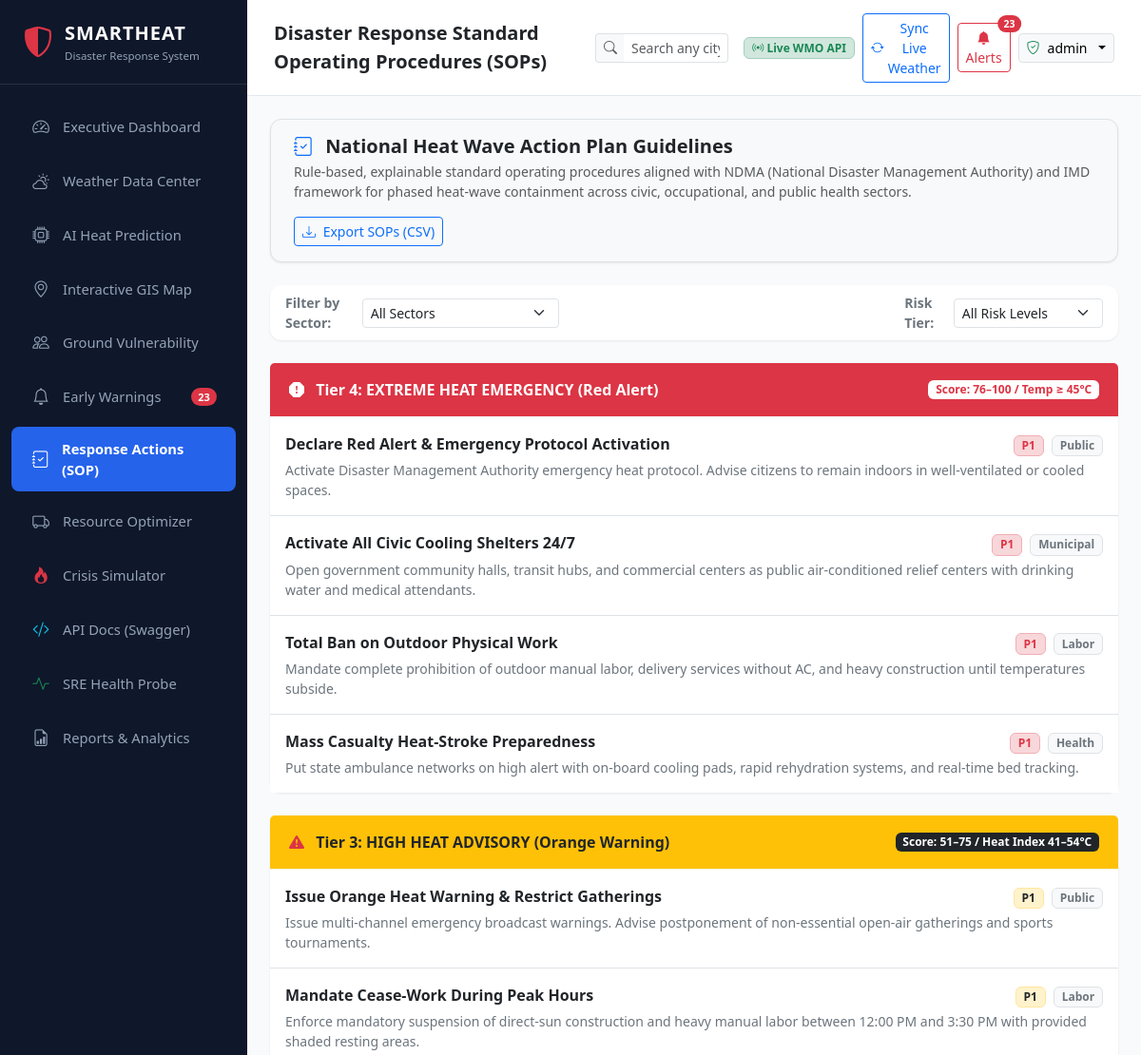
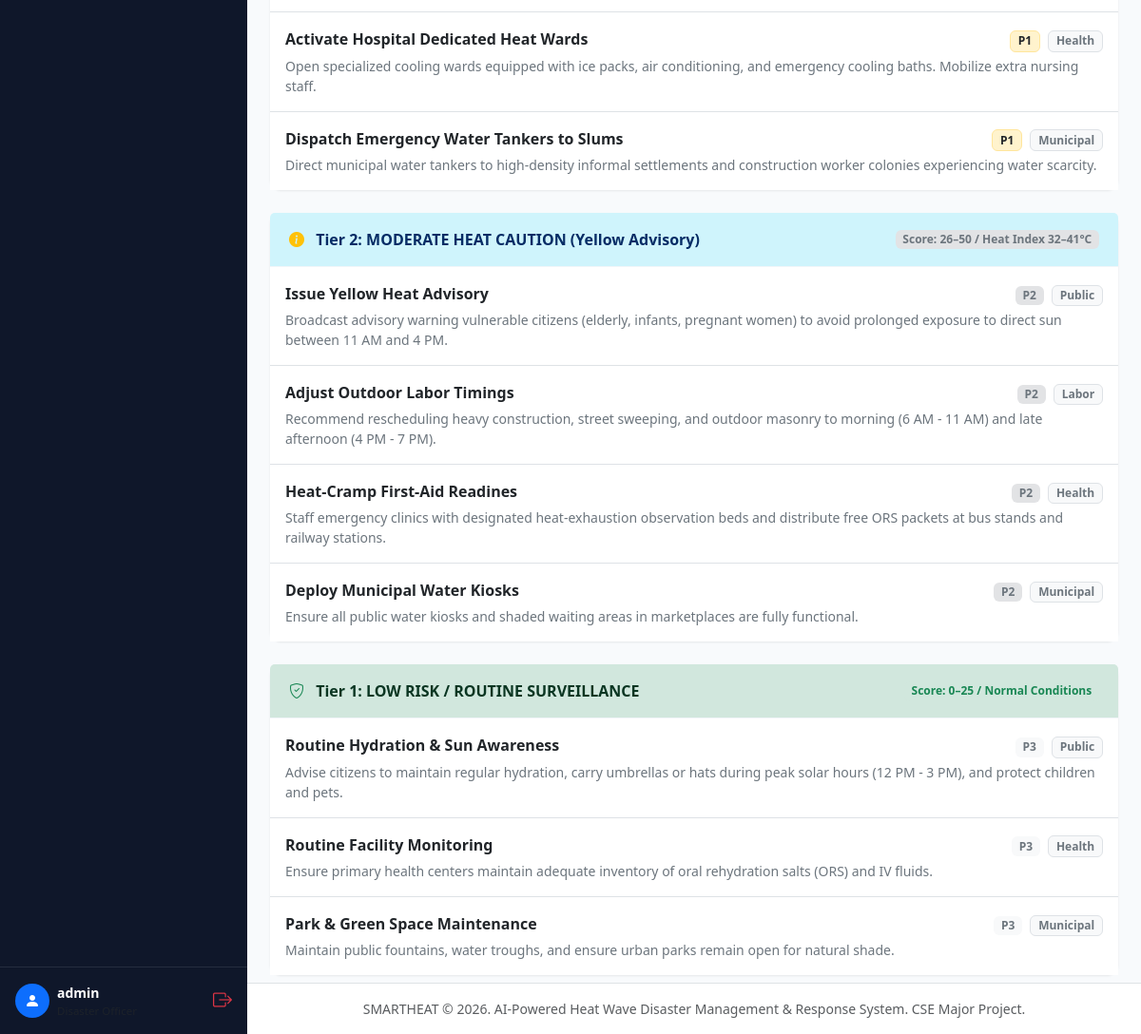
Page /recommendations/ (signed in) on the committed database (2 pictures, top to bottom).
### database/models.py (models this page shows, shortened)
class ResponseRecommendation(db.Model):
    __tablename__ = 'response_recommendations'
    id = db.Column(db.Integer, primary_key=True)
    risk_level = db.Column(db.String(20), nullable=False, index=True) # LOW, MODERATE, HIGH, EXTREME
    title = db.Column(db.String(150), nullable=False)
    description = db.Column(db.Text, nullable=False)
    target_sector = db.Column(db.String(50), nullable=False) # Health, Labor, Public, Municipal
    priority = db.Column(db.String(20), nullable=False)      # P1 (Immediate), P2 (Urgent), P3 (Routine)

### routes/recommendation_routes.py (the view)
@recommendation_bp.route('/')
@login_required
def index():
    sector_filter = request.args.get('sector', 'all')
    level_filter = request.args.get('level', 'all')
    query = ResponseRecommendation.query
    if sector_filter != 'all':
        query = query.filter(ResponseRecommendation.target_sector == sector_filter.capitalize())
    if level_filter != 'all':
        query = query.filter(ResponseRecommendation.risk_level == level_filter.upper())
    sops = query.order_by(ResponseRecommendation.risk_level.asc(), ResponseRecommendation.priority.asc()).all()
    grouped = {'LOW': [], 'MODERATE': [], 'HIGH': [], 'EXTREME': []}
    for item in sops:
        if item.risk_level in grouped:
            grouped[item.risk_level].append(item)
    return render_template(
        'recommendations.html',
        grouped_sops=grouped,
        total_sops=len(sops),
        selected_sector=sector_filter,
        selected_level=level_filter
    )

### routes/auth_routes.py (called while the page is built)
def login_required(f):
    @wraps(f)
    def decorated_function(*args, **kwargs):
        if 'user_id' not in session:
            flash('Please log in to access the command portal.', 'warning')
            return redirect(url_for('auth.login', next=request.url))
        return f(*args, **kwargs)
    return decorated_function

### templates/recommendations.html (shortened to what this page needs)
{% extends 'base.html' %}
{% block page_title %}Disaster Response Standard Operating Procedures (SOPs){% endblock %}
{% block content %}
<div class="card mb-4 bg-light border">
  <div class="card-body py-3 px-4">
    <div class="d-flex flex-wrap justify-content-between align-items-center gap-3">
      <div>
        <h5 class="fw-bold text-dark mb-1"><i class="bi bi-journal-check text-primary me-2"></i> National Heat Wave Action Plan Guidelines</h5>
        <p class="text-muted small mb-0">
          Rule-based, explainable standard operating procedures aligned with NDMA (National Disaster Management Authority) and IMD framework for phased heat-wave containment across civic, occupational, and public health sectors.
        </p>
      </div>
      <div class="d-flex gap-2">
        <a href="{{ url_for('reports.export_csv', report_type='recommendations') }}" class="btn btn-sm btn-outline-primary">
          <i class="bi bi-download me-1"></i> Export SOPs (CSV)
        </a>
      </div>
    </div>
  </div>
</div>
<div class="card mb-4">
  <div class="card-body py-2 px-3">
    <form method="GET" action="{{ url_for('recommendations.index') }}" class="d-flex flex-wrap align-items-center justify-content-between gap-3">
      <div class="d-flex align-items-center gap-2">
        <span class="small fw-semibold text-secondary">Filter by Sector:</span>
        <select name="sector" class="form-select form-select-sm" onchange="this.form.submit()">
          <option value="all" {% if selected_sector == 'all' %}selected{% endif %}>All Sectors</option>
        </select>
      </div>
      <div class="d-flex align-items-center gap-2">
        <span class="small fw-semibold text-secondary">Risk Tier:</span>
        <select name="level" class="form-select form-select-sm" onchange="this.form.submit()">
          <option value="all" {% if selected_level == 'all' %}selected{% endif %}>All Risk Levels</option>
        </select>
      </div>
    </form>
  </div>
</div>
<div class="row g-4">
  {% if grouped_sops['EXTREME'] %}
  <div class="col-12">
    <div class="card border-danger mb-0">
      <div class="card-header bg-danger text-white d-flex justify-content-between align-items-center">
        <span class="fw-bold"><i class="bi bi-exclamation-octagon-fill me-2"></i> Tier 4: EXTREME HEAT EMERGENCY (Red Alert)</span>
        <span class="badge bg-white text-danger">Score: 76–100 / Temp ≥ 45°C</span>
      </div>
      <div class="card-body p-0">
        <div class="list-group list-group-flush">
          {% for sop in grouped_sops['EXTREME'] %}
          <div class="list-group-item p-3">
            <div class="d-flex w-100 justify-content-between align-items-center mb-1">
              <h6 class="mb-0 fw-bold text-dark">{{ sop.title }}</h6>
              <div>
                <span class="badge bg-danger-subtle text-danger border border-danger-subtle me-1">{{ sop.priority }}</span>
                <span class="badge bg-light text-secondary border">{{ sop.target_sector }}</span>
              </div>
            </div>
            <p class="text-secondary small mb-0">{{ sop.description }}</p>
          </div>
          {% endfor %}
        </div>
      </div>
    </div>
  </div>
  {% endif %}
  {% if grouped_sops['HIGH'] %}
  <div class="col-12">
    <div class="card border-warning mb-0">
      <div class="card-header bg-warning text-dark d-flex justify-content-between align-items-center">
        <span class="fw-bold"><i class="bi bi-exclamation-triangle-fill me-2 text-danger"></i> Tier 3: HIGH HEAT ADVISORY (Orange Warning)</span>
        <span class="badge bg-dark text-white">Score: 51–75 / Heat Index 41–54°C</span>
      </div>
      <div class="card-body p-0">
        <div class="list-group list-group-flush">
          {% for sop in grouped_sops['HIGH'] %}
          <div class="list-group-item p-3">
            <div class="d-flex w-100 justify-content-between align-items-center mb-1">
              <h6 class="mb-0 fw-bold text-dark">{{ sop.title }}</h6>
              <div>
                <span class="badge bg-warning-subtle text-dark border border-warning-subtle me-1">{{ sop.priority }}</span>
                <span class="badge bg-light text-secondary border">{{ sop.target_sector }}</span>
              </div>
            </div>
            <p class="text-secondary small mb-0">{{ sop.description }}</p>
          </div>
          {% endfor %}
        </div>
      </div>
    </div>
  </div>
  {% endif %}
  {% if grouped_sops['MODERATE'] %}
  <div class="col-12">
    <div class="card border-info mb-0">
      <div class="card-header bg-info-subtle text-primary-emphasis d-flex justify-content-between align-items-center">
        <span class="fw-bold"><i class="bi bi-info-circle-fill me-2 text-warning"></i> Tier 2: MODERATE HEAT CAUTION (Yellow Advisory)</span>
        <span class="badge bg-secondary-subtle text-secondary">Score: 26–50 / Heat Index 32–41°C</span>
      </div>
      <div class="card-body p-0">
        <div class="list-group list-group-flush">
          {% for sop in grouped_sops['MODERATE'] %}
          <div class="list-group-item p-3">
            <div class="d-flex w-100 justify-content-between align-items-center mb-1">
              <h6 class="mb-0 fw-bold text-dark">{{ sop.title }}</h6>
              <div>
                <span class="badge bg-secondary-subtle text-secondary me-1">{{ sop.priority }}</span>
                <span class="badge bg-light text-secondary border">{{ sop.target_sector }}</span>
              </div>
            </div>
            <p class="text-secondary small mb-0">{{ sop.description }}</p>
          </div>
          {% endfor %}
        </div>
      </div>
    </div>
  </div>
  {% endif %}
  {% if grouped_sops['LOW'] %}
  <div class="col-12">
    <div class="card border-success mb-0">
      <div class="card-header bg-success-subtle text-success-emphasis d-flex justify-content-between align-items-center">
        <span class="fw-bold"><i class="bi bi-shield-check me-2 text-success"></i> Tier 1: LOW RISK / ROUTINE SURVEILLANCE</span>
        <span class="badge bg-success-subtle text-success">Score: 0–25 / Normal Conditions</span>
      </div>
      <div class="card-body p-0">
        <div class="list-group list-group-flush">
          {% for sop in grouped_sops['LOW'] %}
          <div class="list-group-item p-3">
            <div class="d-flex w-100 justify-content-between align-items-center mb-1">
              <h6 class="mb-0 fw-bold text-dark">{{ sop.title }}</h6>
              <div>
                <span class="badge bg-light text-secondary me-1">{{ sop.priority }}</span>
                <span class="badge bg-light text-secondary border">{{ sop.target_sector }}</span>
              </div>
            </div>
            <p class="text-secondary small mb-0">{{ sop.description }}</p>
          </div>
          {% endfor %}
        </div>
      </div>
    </div>
  </div>
  {% endif %}
</div>
{% endblock %}

### static/css/style.css (style rules this page uses)
:root { --primary-color: #1e3a8a; --primary-light: #3b82f6; --sidebar-bg: #0f172a; --sidebar-hover: #1e293b; --sidebar-active: #2563eb; --bg-main: #f8fafc; --card-bg: #ffffff; --text-main: #1e293b; --text-muted: #64748b; --risk-low: #10b981; --risk-moderate: #f59e0b; --risk-high: #ea580c; --risk-extreme: #dc2626; }
body { font-family: 'Segoe UI', -apple-system, BlinkMacSystemFont, Roboto, Helvetica, Arial, sans-serif; background-color: var(--bg-main); color: var(--text-main); margin: 0; padding: 0; min-height: 100vh; }
.card { border: none; border-radius: 0.75rem; box-shadow: 0 1px 3px rgba(0, 0, 0, 0.05), 0 1px 2px rgba(0, 0, 0, 0.03); background-color: var(--card-bg); margin-bottom: 1.5rem; }
.card-header { background-color: transparent; border-bottom: 1px solid #f1f5f9; padding: 1rem 1.25rem; font-weight: 600; color: var(--text-main); display: flex; align-items: center; justify-content: space-between; }

### rows in the picture
ResponseRecommendation: title "Declare Red Alert & Emergency Protocol Activation", priority "P1", target_sector "Public", description "Activate Disaster Management Authority emergency heat protocol. Advise citizens to remain indoors in well-ventilated or cooled spaces."
ResponseRecommendation: title "Activate All Civic Cooling Shelters 24/7", priority "P1", target_sector "Municipal", description "Open government community halls, transit hubs, and commercial centers as public air-conditioned relief centers with drinking water and medical attendants."
ResponseRecommendation: title "Total Ban on Outdoor Physical Work", priority "P1", target_sector "Labor", description "Mandate complete prohibition of outdoor manual labor, delivery services without AC, and heavy construction until temperatures subside."
ResponseRecommendation: title "Mass Casualty Heat-Stroke Preparedness", priority "P1", target_sector "Health", description "Put state ambulance networks on high alert with on-board cooling pads, rapid rehydration systems, and real-time bed tracking."
ResponseRecommendation: title "Issue Orange Heat Warning & Restrict Gatherings", priority "P1", target_sector "Public", description "Issue multi-channel emergency broadcast warnings. Advise postponement of non-essential open-air gatherings and sports tournaments."
ResponseRecommendation: title "Mandate Cease-Work During Peak Hours", priority "P1", target_sector "Labor", description "Enforce mandatory suspension of direct-sun construction and heavy manual labor between 12:00 PM and 3:30 PM with provided shaded resting areas."
ResponseRecommendation: title "Activate Hospital Dedicated Heat Wards", priority "P1", target_sector "Health", description "Open specialized cooling wards equipped with ice packs, air conditioning, and emergency cooling baths. Mobilize extra nursing staff."
ResponseRecommendation: title "Dispatch Emergency Water Tankers to Slums", priority "P1", target_sector "Municipal", description "Direct municipal water tankers to high-density informal settlements and construction worker colonies experiencing water scarcity."
ResponseRecommendation: title "Issue Yellow Heat Advisory", priority "P2", target_sector "Public", description "Broadcast advisory warning vulnerable citizens (elderly, infants, pregnant women) to avoid prolonged exposure to direct sun between 11 AM and 4 PM."
ResponseRecommendation: title "Adjust Outdoor Labor Timings", priority "P2", target_sector "Labor", description "Recommend rescheduling heavy construction, street sweeping, and outdoor masonry to morning (6 AM - 11 AM) and late afternoon (4 PM - 7 PM)."
ResponseRecommendation: title "Heat-Cramp First-Aid Readines", priority "P2", target_sector "Health", description "Staff emergency clinics with designated heat-exhaustion observation beds and distribute free ORS packets at bus stands and railway stations."
ResponseRecommendation: title "Deploy Municipal Water Kiosks", priority "P2", target_sector "Municipal", description "Ensure all public water kiosks and shaded waiting areas in marketplaces are fully functional."
ResponseRecommendation: title "Routine Hydration & Sun Awareness", priority "P3", target_sector "Public", description "Advise citizens to maintain regular hydration, carry umbrellas or hats during peak solar hours (12 PM - 3 PM), and protect children and pets."
ResponseRecommendation: title "Routine Facility Monitoring", priority "P3", target_sector "Health", description "Ensure primary health centers maintain adequate inventory of oral rehydration salts (ORS) and IV fluids."
ResponseRecommendation: title "Park & Green Space Maintenance", priority "P3", target_sector "Municipal", description "Maintain public fountains, water troughs, and ensure urban parks remain open for natural shade."

### other values in the picture
{{ nav_active_alerts }} "23"
{{ session.get('username', 'Admin') }} "admin"
